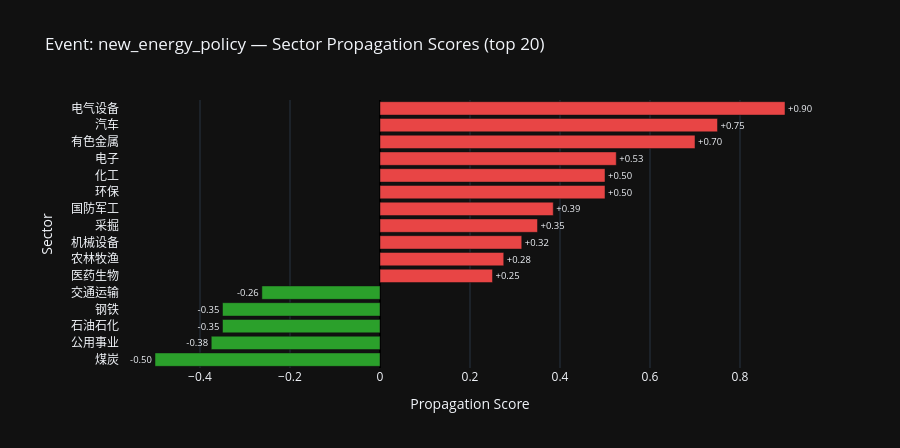

Write notebook code for a chart like this one.
### Code cell
plot_propagation_scores('new_energy_policy')

### Figure 1 — Plotly figure (JSON) as saved in the notebook; plotly's stock layout.template omitted (floating-point values rounded to 4 significant figures)
{"data": [{"customdata": [1, 2, 1, 2, 2, 2, 2, 2, 2, 2, 1, 1, 2, 1, 1, 1], "hovertemplate": "%{y}<br>score: %{x:+.3f}<br>hop: %{customdata}<extra></extra>", "marker": {"color": ["#2ba02b", "#2ba02b", "#2ba02b", "#2ba02b", "#2ba02b", "#e84545", "#e84545", "#e84545", "#e84545", "#e84545", "#e84545", "#e84545", "#e84545", "#e84545", "#e84545", "#e84545"]}, "orientation": "h", "text": ["-0.50", "-0.38", "-0.35", "-0.35", "-0.26", "+0.25", "+0.28", "+0.32", "+0.35", "+0.39", "+0.50", "+0.50", "+0.53", "+0.70", "+0.75", "+0.90"], "textposition": "outside", "x": [-0.5, -0.375, -0.35, -0.35, -0.2625, 0.25, 0.275, 0.315, 0.35, 0.385, 0.5, 0.5, 0.525, 0.7, 0.75, 0.9], "y": ["煤炭", "公用事业", "石油石化", "钢铁", "交通运输", "医药生物", "农林牧渔", "机械设备", "采掘", "国防军工", "环保", "化工", "电子", "有色金属", "汽车", "电气设备"], "type": "bar"}], "layout": {"xaxis": {"title": {"text": "Propagation Score"}, "zeroline": true, "zerolinewidth": 2, "zerolinecolor": "black"}, "margin": {"l": 120, "r": 80}, "title": {"text": "Event: new_energy_policy — Sector Propagation Scores (top 20)"}, "yaxis": {"title": {"text": "Sector"}}, "height": 448, "showlegend": false}}
